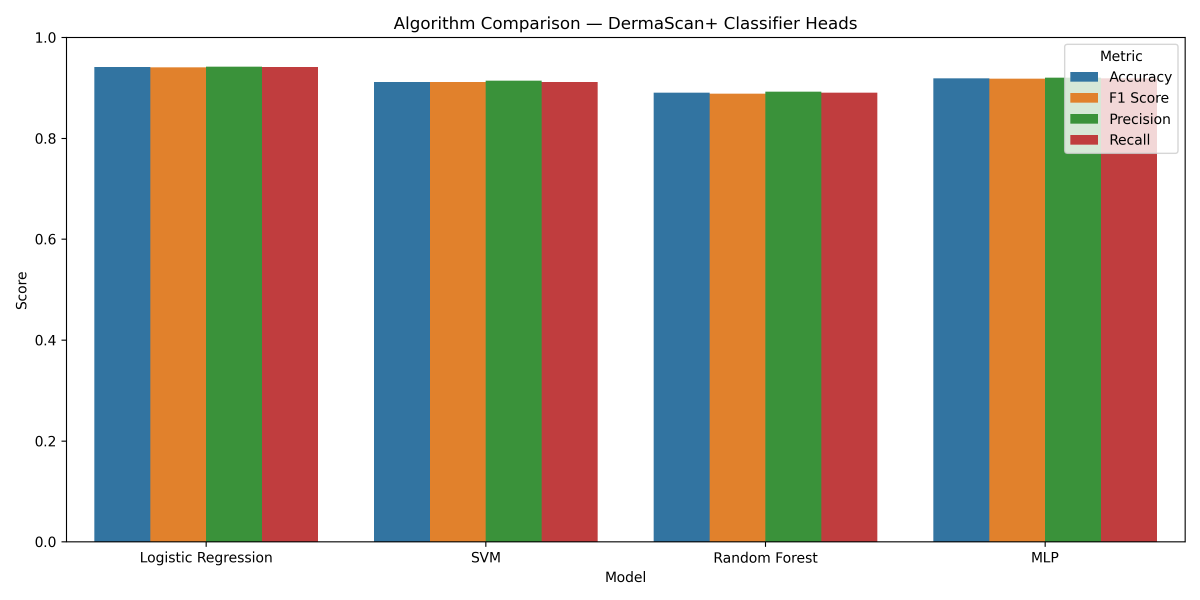
#> input picture AI_new/trained_data/algorithm_comparison.png, 3600 x 1800 px (shown at 1/3 size); its folder holds only this picture in this run
$ python augment.py
#> lines starting #> are read from the running program, lines starting #| are printed output that depends on the picture
import os
import random
from PIL import Image, ImageOps, ImageEnhance, ImageFilter

# --- CONFIG ---
ZOOM_RANGE = (0.85, 1.15)
ROTATION_RANGE = (-15, 15)
BRIGHTNESS_RANGE = (0.85, 1.15)
CONTRAST_RANGE = (0.9, 1.1)
SATURATION_RANGE = (0.9, 1.1)
SHARPNESS_RANGE = (0.8, 1.2)
BLUR_PROB = 0.15
NOISE_PROB = 0.1
AUG_PER_IMAGE = 2

# CHANGE THIS TO YOUR ROOT FOLDER WITH ALL IMAGES
ROOT_FOLDER = "."  # or "C:/path/to/your/images"
# ---------------

def random_zoom(img):
    w, h = img.size
    zoom_factor = random.uniform(*ZOOM_RANGE)
    if zoom_factor > 1.0:
        new_w = int(w / zoom_factor)
        new_h = int(h / zoom_factor)
        left = random.randint(0, max(1, w - new_w))
        top = random.randint(0, max(1, h - new_h))
        img = img.crop((left, top, left + new_w, top + new_h))
        img = img.resize((w, h), Image.LANCZOS)
    else:
        new_w = int(w * zoom_factor)
        new_h = int(h * zoom_factor)
        img_small = img.resize((new_w, new_h), Image.LANCZOS)
        new_img = Image.new("RGB", (w, h), (0, 0, 0))
        left = (w - new_w) // 2
        top = (h - new_h) // 2
        new_img.paste(img_small, (left, top))
        img = new_img
    return img

def add_noise(img):
    pixels = img.load()
    w, h = img.size
    for _ in range(int(w * h * 0.01)):
        x = random.randint(0, w-1)
        y = random.randint(0, h-1)
        r, g, b = pixels[x, y]
        noise = random.randint(-20, 20)
        pixels[x, y] = (
            max(0, min(255, r + noise)),
            max(0, min(255, g + noise)),
            max(0, min(255, b + noise))
        )
    return img

def augment_image(filepath):
    img = Image.open(filepath).convert("RGB")
    directory = os.path.dirname(filepath)
    filename = os.path.basename(filepath)

    for i in range(AUG_PER_IMAGE):
        aug = img.copy()

        if random.random() < 0.5:
            aug = ImageOps.mirror(aug)

        if random.random() < 0.3:
            aug = ImageOps.flip(aug)

        angle = random.uniform(*ROTATION_RANGE)
        aug = aug.rotate(angle, expand=False, resample=Image.BICUBIC, fillcolor=(0,0,0))

        aug = random_zoom(aug)

        brightness = random.uniform(*BRIGHTNESS_RANGE)
        enhancer = ImageEnhance.Brightness(aug)
        aug = enhancer.enhance(brightness)

        contrast = random.uniform(*CONTRAST_RANGE)
        enhancer = ImageEnhance.Contrast(aug)
        aug = enhancer.enhance(contrast)

        saturation = random.uniform(*SATURATION_RANGE)
        enhancer = ImageEnhance.Color(aug)
        aug = enhancer.enhance(saturation)

        sharpness = random.uniform(*SHARPNESS_RANGE)
        enhancer = ImageEnhance.Sharpness(aug)
        aug = enhancer.enhance(sharpness)

        if random.random() < BLUR_PROB:
            aug = aug.filter(ImageFilter.GaussianBlur(radius=random.uniform(0.5, 1.5)))

        if random.random() < NOISE_PROB:
            aug = add_noise(aug)

        name, ext = os.path.splitext(filename)
        save_path = os.path.join(directory, f"{name}_aug{i+1}{ext}")
        aug.save(save_path)

# --- RECURSIVELY FIND ALL IMAGES ---
original_images = []
for root, dirs, files in os.walk(ROOT_FOLDER):
    for file in files:
        if file.lower().endswith((".jpg", ".jpeg", ".png")) and "_aug" not in file:
            original_images.append(os.path.join(root, file))

print(f"Found {len(original_images)} original images across all folders")
print(f"Generating {AUG_PER_IMAGE} augmentations per image...")

for filepath in original_images:
    augment_image(filepath)
#> the loop in augment_image, `for i in range(AUG_PER_IMAGE):` made 2 passes
#> pass 1, in augment_image, `aug = aug.rotate(angle, expand=False, resample=Image.BICUBIC, fillcolo..`:
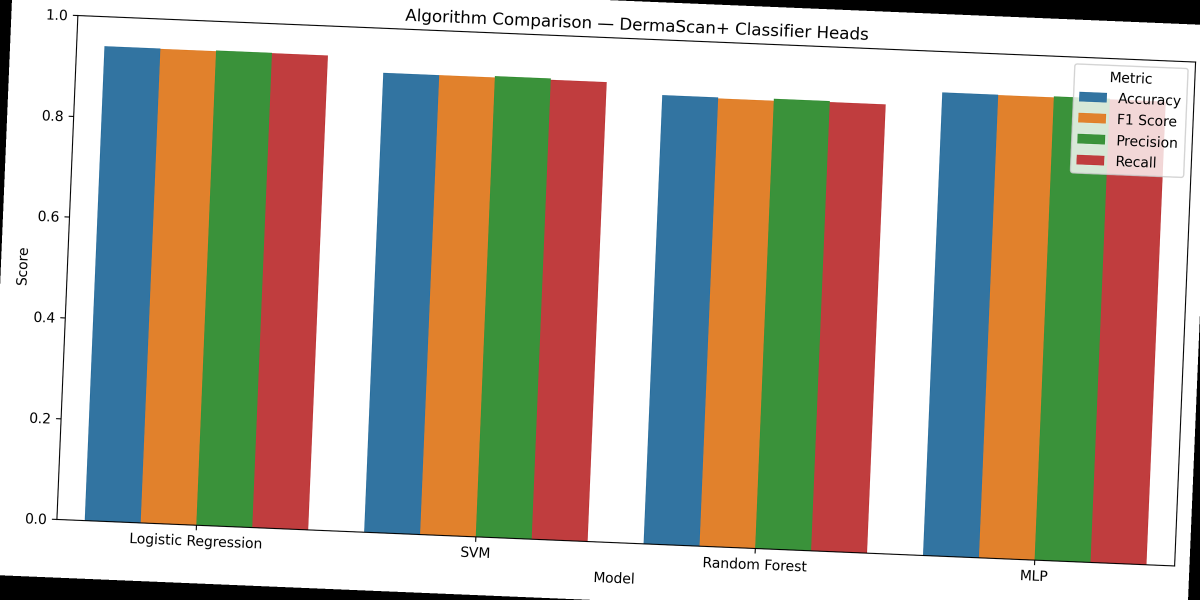
#> aug: PIL image 3600x1800 RGB (shown at 1/3 size); mean R, G, B 175.6, 165.6, 147.7
#> pass 1, in random_zoom, `img_small = img.resize((new_w, new_h), Image.LANCZOS)`:
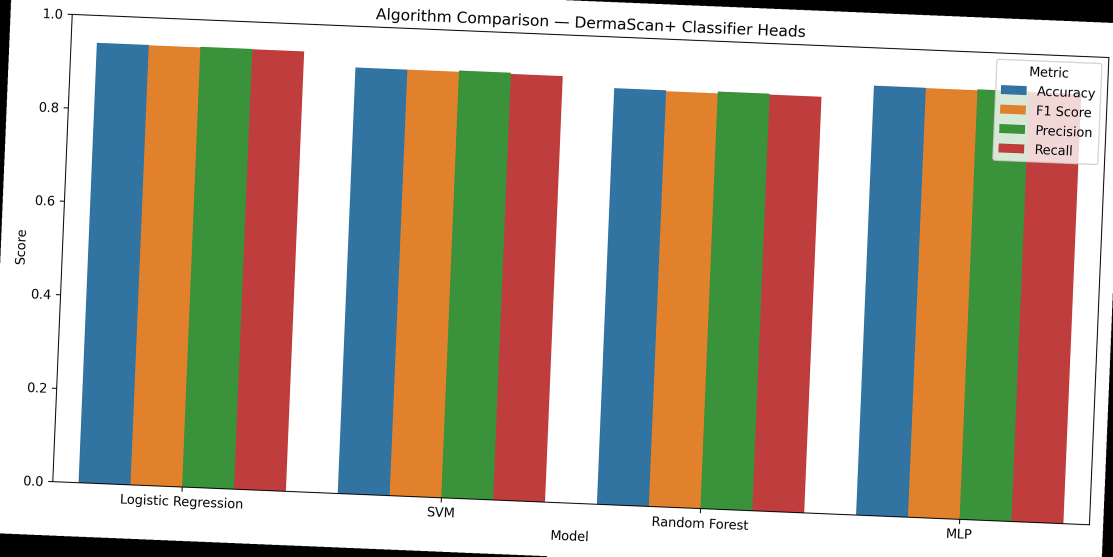
#> img_small: PIL image 3339x1669 RGB (shown at 1/3 size); mean R, G, B 175.6, 165.6, 147.7
#> pass 1, in random_zoom, `img = new_img`:
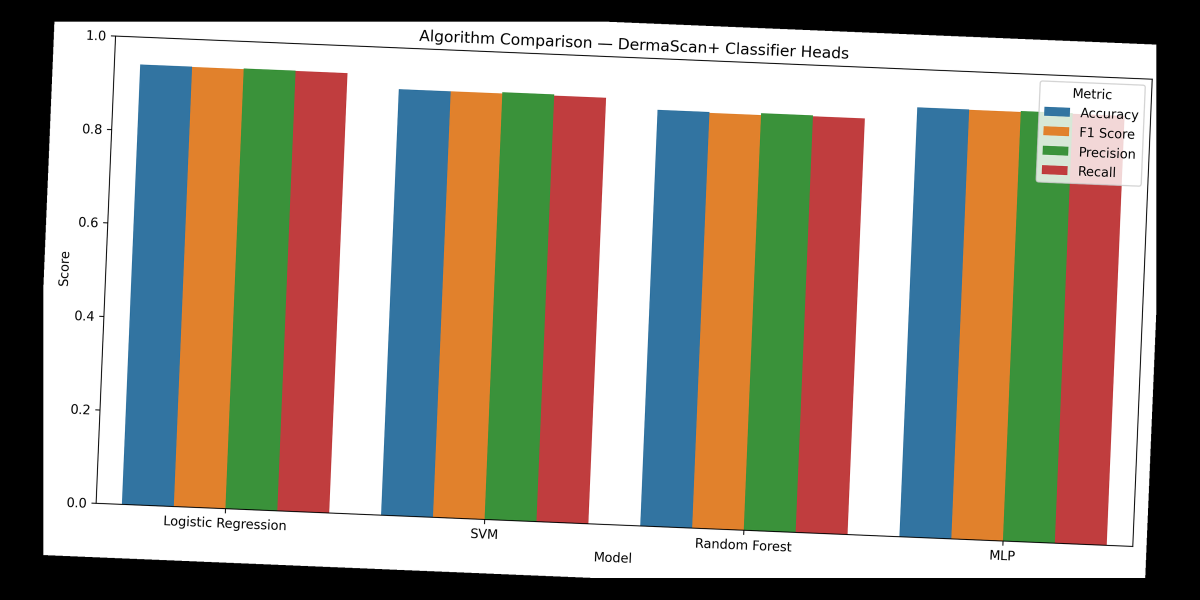
#> img: PIL image 3600x1800 RGB (shown at 1/3 size); mean R, G, B 151, 142.4, 127
#> after the loop in augment_image, `for i in range(AUG_PER_IMAGE):`:
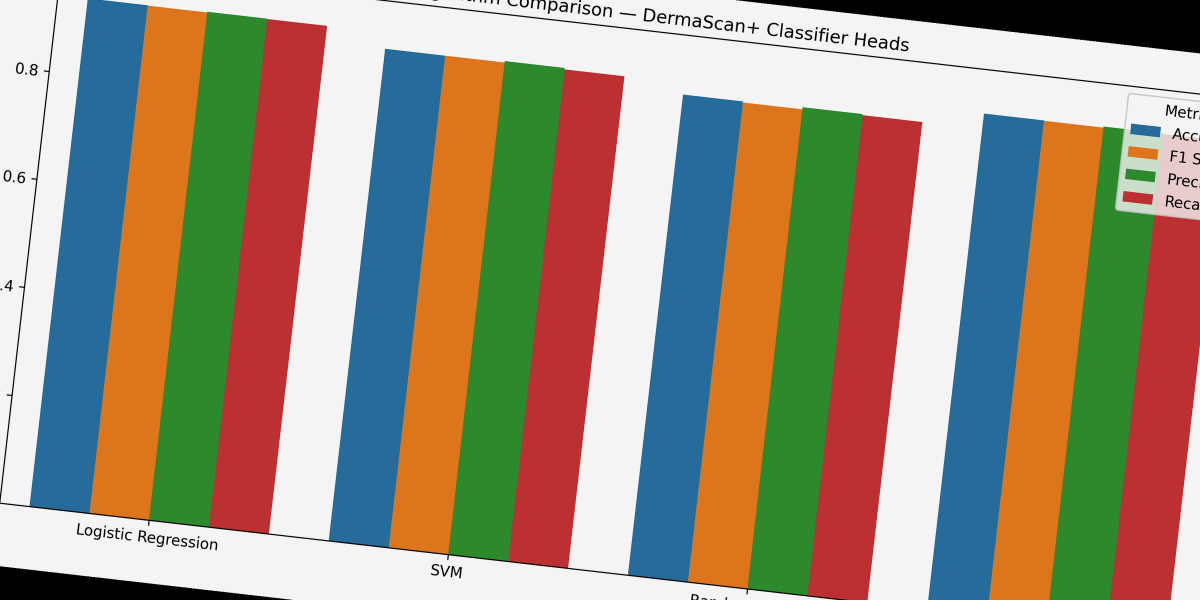
#> aug: PIL image 3600x1800 RGB (shown at 1/3 size); mean R, G, B 157.1, 145, 123
    print(f"Processed: {filepath}")

total = len(original_images) * (AUG_PER_IMAGE + 1)
print(f"\nDone! Total images: {total}")
print(f"Original: {len(original_images)}, Augmented: {len(original_images) * AUG_PER_IMAGE}")
